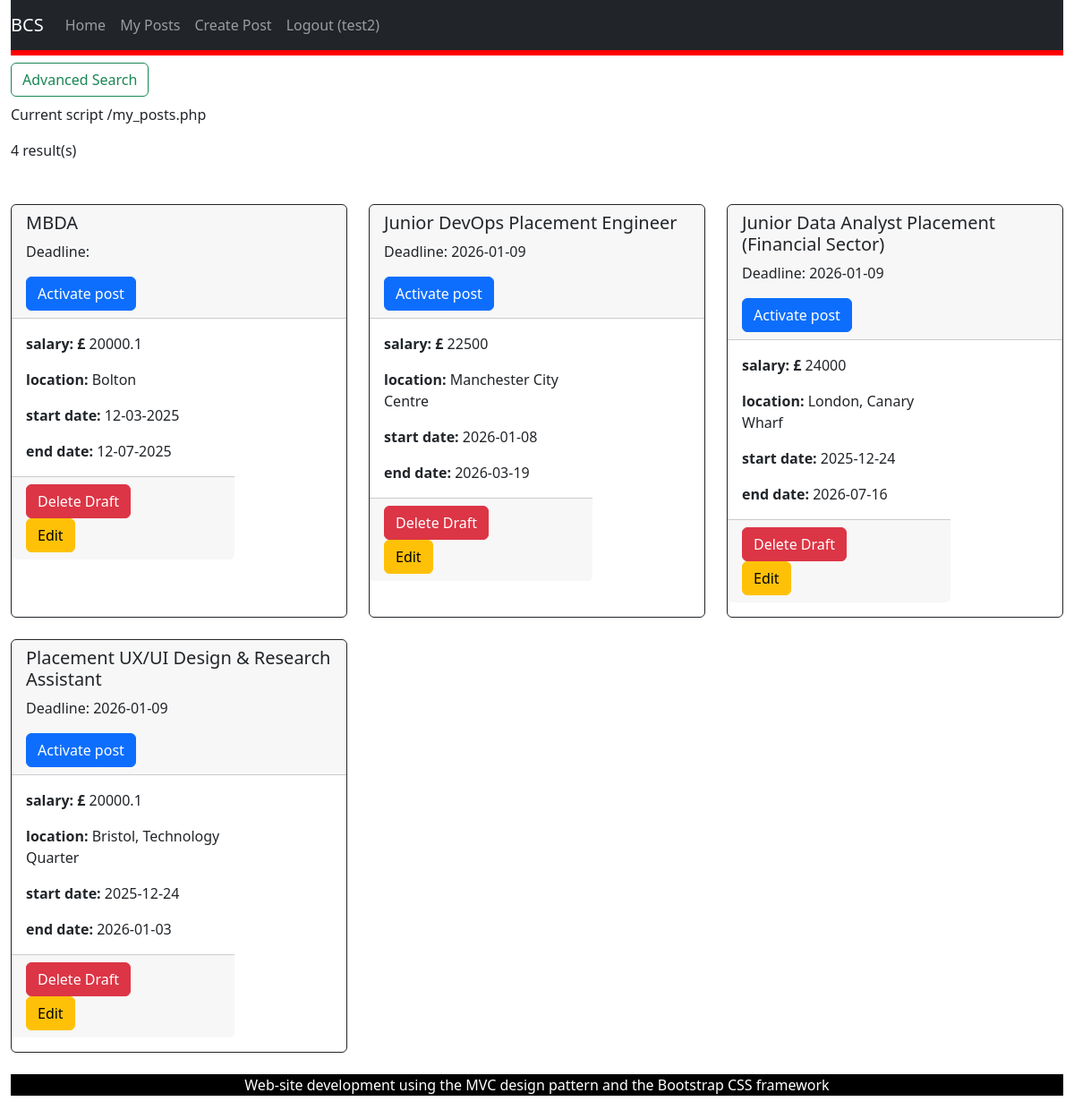
The page /my_posts.php (signed in) on the database as committed earlier.
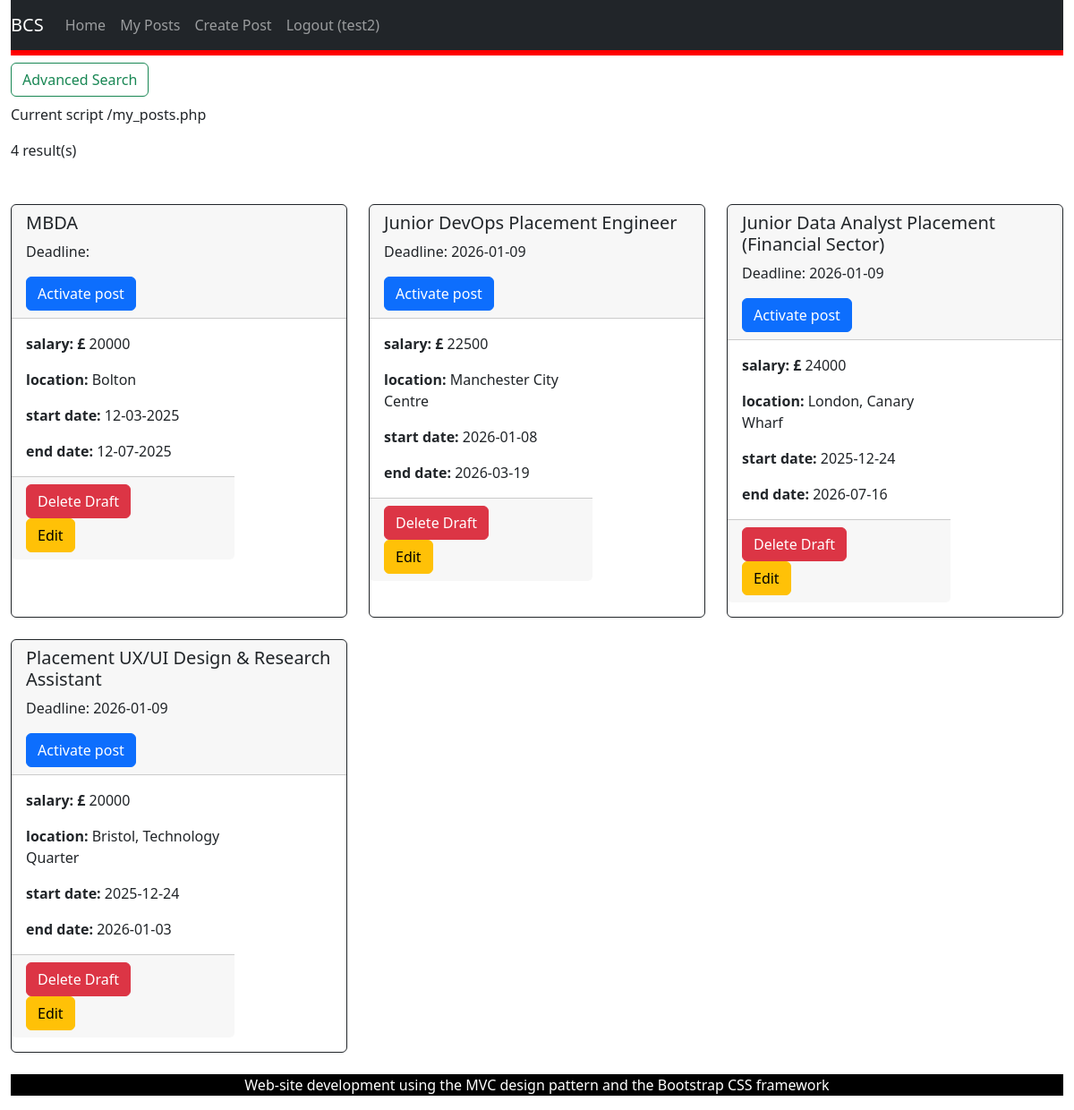
The same page on the database as committed later.
### tables this page shows
CREATE TABLE "placement_opportunity"
(
    placement_ID  INTEGER
        primary key autoincrement,
    employer_ID   INTEGER
        references users,
    title         TEXT not null,
    description   TEXT not null,
    salary        INT,
    location      TEXT not null,
    start_date    DATE not null,
    end_date      DATE not null,
    status        TEXT,
    deadline      DATE,
    date_posted   DATE default NULL,
    about_company TEXT,
    what_we_offer TEXT
);

### my_posts.php (called while the page is built, shortened)
<?php
require_once('Models/PlacementsDataSet.php');
$view = new stdClass();
$view->pageTitle = 'My Posts';
$employerId = $_SESSION['user_id'];
$placementsDataSet = new PlacementsDataSet();
$view->placementsDataSet = $placementsDataSet->fetchPostsByEmployerID($employerId);
if (count($view->placementsDataSet) == 0)
{
    $view->dbMessage = "No results";
}
else
{
    $view->dbMessage = count($view->placementsDataSet) . " result(s)";
}
$view->success = $_SESSION['placements_success'] ?? null;
require_once('Views/my_posts.phtml');

### Models/Database.php (called while the page is built, shortened)
<?php
class Database {
    protected static $_dbInstance = null;
    protected $_dbHandle;
    public static function getInstance() {
        if(self::$_dbInstance === null) {
            self::$_dbInstance = new self();
        }
        return self::$_dbInstance;
    }
    private function __construct() {
        try {
            $this->_dbHandle = new PDO("sqlite:identifier.sqlite");
        }
        catch (PDOException $e) {
            echo $e->getMessage();
        }
    }
    public function getdbConnection() {
        return $this->_dbHandle;
    }
}

### Models/PlacementsDataSet.php (called while the page is built, shortened)
<?php
require_once('Database.php');
require_once('PlacementsData.php');
class PlacementsDataSet {
    protected $_dbHandle, $_dbInstance;
    public function __construct() {
        $this->_dbInstance = Database::getInstance();
        $this->_dbHandle = $this->_dbInstance->getdbConnection();
    }
    public function fetchPostsByEmployerID($employerId) {
        $sqlQuery = 'SELECT * FROM placement_opportunity WHERE employer_id = :employerId;';
        $statement = $this->_dbHandle->prepare($sqlQuery);
        $statement->bindParam(':employerId', $employerId, PDO::PARAM_INT);
        $statement->execute();
        $dataSet = [];
        while ($row = $statement->fetch(PDO::FETCH_ASSOC)) {
            $dataSet[] = new PlacementsData($row);
        }
        return $dataSet;
    }
}

### Models/PlacementsData.php (called while the page is built, shortened)
<?php
class PlacementsData {
    protected $placement_id, $employer_id, $title, $description,$salary, $location, $start_date, $end_date, $status, $deadline, $date_posted, $about_company, $what_we_offer;
    public function __construct($dbRow) {
        $this->placement_id = $dbRow['placement_ID'];
        $this->title = $dbRow['title'];
        $this->salary = $dbRow['salary'];
        $this->location = $dbRow['location'];
        $this->start_date = $dbRow['start_date'];
        $this->end_date = $dbRow['end_date'];
        $this->status = $dbRow['status'];
        $this->deadline = $dbRow['deadline'] ?? null;
    }
    public function getPlacementID() {
        return $this->placement_id;
    }
    public function getTitle() {
        return $this->title;
    }
    public function getSalary() {
        return $this->salary;
    }
    public function getLocation() {
        return $this->location;
    }
    public function getStartDate() {
        return $this->start_date;
    }
    public function getEndDate() {
        return $this->end_date;
    }
    public function getStatus() {
        return $this->status;
    }
    public function getDeadline() {
        return $this->deadline;
    }
}

### Views/my_posts.phtml (the view, shortened to what this page needs)
<?php require('template/header.phtml');
?>
<?php if (isset($_SESSION['role']) == "employer"):?>
    <div class="col-3">
        <button class="btn btn-outline-success my-4 my-sm-2" type="submit" data-bs-toggle="collapse" data-bs-target="#advancedOptions" aria-expanded="false" aria-controls="advancedOptions" >Advanced Search
        </button>
    </div>
    <div class="col-4">
        <p>Current script <?php echo $_SERVER["PHP_SELF"]; ?></p>
    </div>
    <div class="col-2">
        <p><?php echo $view->dbMessage; ?></p>
    </div>
    <div class="row row-cols-1 row-cols-md-3 g-4 my-4">
        <?php foreach ($view->placementsDataSet as $placementsData) { ?>
            <div class="col">
                <div class="card border-dark mb-3 h-100">
                    <div class="card-header">
                        <h5><?php echo $placementsData->getTitle(); ?></h5>
                        <div class="w3-panel w3-red">
                            <p>Deadline: <?php echo $placementsData->getDeadline(); ?></p>
                        </div>
                        <form action="my_posts.php" method="POST">
                            <?php if ($placementsData->getStatus() == "inactive"):?>
                            <button type="submit" class="btn btn-primary" name ="activate_status">
                                Activate post
                            </button>
                            <?php endif; ?>
                        </form>
                    </div>
                    <?php ?><div class="col-md-8">
                        <div class="card-body">
                            <p class="card-text"><b>salary: £</b> <?php echo $placementsData->getSalary()?></p>
                            <p class="card-text"><b>location:</b> <?php echo $placementsData->getLocation()?></p>
                            <p class="card-text"><b>start date:</b> <?php echo $placementsData->getStartDate()?></p>
                            <p class="card-text"><b>end date:</b> <?php echo $placementsData->getEndDate()?></p>
                        </div>
                        <div class="card-footer">
                            <button type="button" class="btn btn-danger" data-bs-toggle="modal" data-bs-target="#deleteModal<?php echo $placementsData->getPlacementID(); ?>">
                                Delete Draft
                            </button>
                            <form action="edit_post.php" method="POST">
                                <button type="submit" class="btn btn-warning" name ="id" value="<?php echo $placementsData->getPlacementID() ?>">
                                    Edit
                                </button>
                            </form>
                        </div>
                    </div>
                </div>
            </div>
        <?php } ?>
    </div>
<?php endif; ?>
<?php require('template/footer.phtml') ?>

### Views/template/header.phtml (shortened to what this page needs)
<?php
$is_logged_in = $_SESSION['logged_in'] ?? false;
$user_role = $_SESSION['role'] ?? '';
?>
<!DOCTYPE html>
<html lang="en">
<head>
    <link href="https://cdn.jsdelivr.net/npm/bootstrap@5.2.0/dist/css/bootstrap.min.css" rel="stylesheet">
    <link href="/css/my-style.css" rel="stylesheet">
</head>
<body role=""document">
<div class="container-fluid">
    <nav class="navbar navbar-expand-lg navbar-dark bg-dark">
        <a class="navbar-brand" href="index.php"> BCS</a>
        <div class="collapse navbar-collapse" id="navbarNav">
            <ul class="navbar-nav me-auto">
                <li class="nav-item">
                    <a class="nav-link" href="index.php">Home</a>
                </li>
                <?php if ($is_logged_in && $user_role === 'employer'): ?>
                    <li class="nav-item">
                        <a class="nav-link" href="my_posts.php">My Posts</a>
                    </li>
                    <li class="nav-item">
                        <a class="nav-link" href="add_post.php">Create Post</a>
                    </li>
                <?php endif; ?>
                <?php if ($is_logged_in): ?>
                    <li class="nav-item">
                        <a class="nav-link" href="logout.php">Logout (<?php echo $_SESSION['name']; ?>)</a>
                    </li>
                <?php else: ?>
                    <li class="nav-item">
                        <a class="nav-link" href="login.php">Login</a>
                    </li>
                <?php endif; ?>
            </ul>
        </div>
    </nav>
    <main id="content" class="col-12">

### Views/template/footer.phtml (shortened to what this page needs)
    </main>
    <footer class-"row">
        <div id="footer" class="col-xs-12">
            <p>Web-site development using the MVC design pattern and the Bootstrap CSS framework</p>
        </div>
    </footer>
</body>
</html>

### css/my-style.css (style rules this page uses)
#content { background-color: #fff; border-top: solid 6px #f00; }
#footer { margin_top: 20px; text-align: center; background-color: #000; color: #fff; }

Rows that differ between the two databases and show on the page:
changed placement_opportunity "MBDA": salary "20000.1" → "20000"
changed placement_opportunity "Placement UX/UI Design & Research Assistant": salary "20000.1" → "20000"
